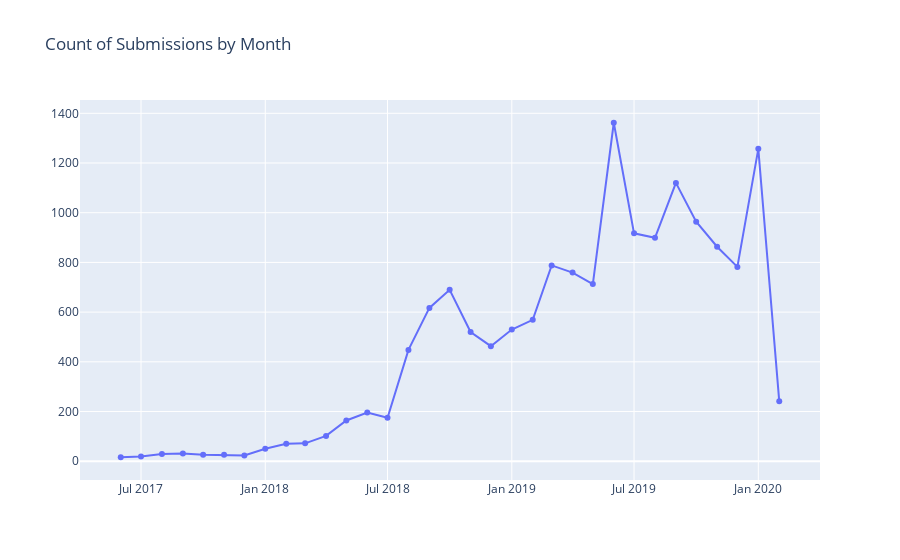

Source (notebook cell):
### Code cell
fig = go.Figure()

fig.add_trace(go.Scatter(x=df_time['Date'],
                         y=df_time['Count'],
                        mode='lines+markers',
                        name='Submission Count'))
fig.update_layout(title='Count of Submissions by Month')

fig.show()

### Figure 1 — Plotly figure (JSON) as saved in the notebook; plotly's stock layout.template omitted (floating-point values rounded to 4 significant figures)
{"data": [{"mode": "lines+markers", "name": "Submission Count", "type": "scatter", "x": ["2017-06-01T00:00:00", "2017-07-01T00:00:00", "2017-08-01T00:00:00", "2017-09-01T00:00:00", "2017-10-01T00:00:00", "2017-11-01T00:00:00", "2017-12-01T00:00:00", "2018-01-01T00:00:00", "2018-02-01T00:00:00", "2018-03-01T00:00:00", "2018-04-01T00:00:00", "2018-05-01T00:00:00", "2018-06-01T00:00:00", "2018-07-01T00:00:00", "2018-08-01T00:00:00", "2018-09-01T00:00:00", "2018-10-01T00:00:00", "2018-11-01T00:00:00", "2018-12-01T00:00:00", "2019-01-01T00:00:00", "2019-02-01T00:00:00", "2019-03-01T00:00:00", "2019-04-01T00:00:00", "2019-05-01T00:00:00", "2019-06-01T00:00:00", "2019-07-01T00:00:00", "2019-08-01T00:00:00", "2019-09-01T00:00:00", "2019-10-01T00:00:00", "2019-11-01T00:00:00", "2019-12-01T00:00:00", "2020-01-01T00:00:00", "2020-02-01T00:00:00"], "y": [16, 19, 29, 31, 26, 26, 23, 50, 70, 72, 102, 164, 196, 175, 448, 617, 690, 520, 463, 530, 569, 788, 759, 713, 1362, 917, 899, 1120, 964, 863, 782, 1257, 241]}], "layout": {"title": {"text": "Count of Submissions by Month"}}}
